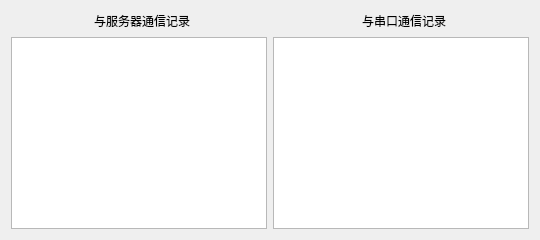
             <widget class="QWidget" name="tab_9">
              <attribute name="title">
               <string>实时通信记录</string>
              </attribute>
              <layout class="QVBoxLayout" name="verticalLayout_7">
               <item>
                <layout class="QHBoxLayout" name="horizontalLayout_19">
                 <item>
                  <spacer name="horizontalSpacer_13">
                   <property name="orientation">
                    <enum>Qt::Horizontal</enum>
                   </property>
                   <property name="sizeHint" stdset="0">
                    <size>
                     <width>40</width>
                     <height>20</height>
                    </size>
                   </property>
                  </spacer>
                 </item>
                 <item>
                  <widget class="QLabel" name="label_5">
                   <property name="text">
                    <string>与服务器通信记录</string>
                   </property>
                   <property name="alignment">
                    <set>Qt::AlignCenter</set>
                   </property>
                  </widget>
                 </item>
                 <item>
                  <spacer name="horizontalSpacer_15">
                   <property name="orientation">
                    <enum>Qt::Horizontal</enum>
                   </property>
                   <property name="sizeHint" stdset="0">
                    <size>
                     <width>40</width>
                     <height>20</height>
                    </size>
                   </property>
                  </spacer>
                 </item>
                 <item>
                  <spacer name="horizontalSpacer_14">
                   <property name="orientation">
                    <enum>Qt::Horizontal</enum>
                   </property>
                   <property name="sizeHint" stdset="0">
                    <size>
                     <width>40</width>
                     <height>20</height>
                    </size>
                   </property>
                  </spacer>
                 </item>
                 <item>
                  <widget class="QLabel" name="label_6">
                   <property name="text">
                    <string>与串口通信记录</string>
                   </property>
                   <property name="alignment">
                    <set>Qt::AlignCenter</set>
                   </property>
                  </widget>
                 </item>
                 <item>
                  <spacer name="horizontalSpacer_16">
                   <property name="orientation">
                    <enum>Qt::Horizontal</enum>
                   </property>
                   <property name="sizeHint" stdset="0">
                    <size>
                     <width>40</width>
                     <height>20</height>
                    </size>
                   </property>
                  </spacer>
                 </item>
                </layout>
               </item>
               <item>
                <layout class="QHBoxLayout" name="horizontalLayout_20">
                 <item>
                  <widget class="QTextEdit" name="textEdit">
                   <property name="readOnly">
                    <bool>true</bool>
                   </property>
                  </widget>
                 </item>
                 <item>
                  <widget class="QTextEdit" name="textEdit_2">
                   <property name="readOnly">
                    <bool>true</bool>
                   </property>
                   <property name="overwriteMode">
                    <bool>false</bool>
                   </property>
                  </widget>
                 </item>
                </layout>
               </item>
              </layout>
             </widget>
